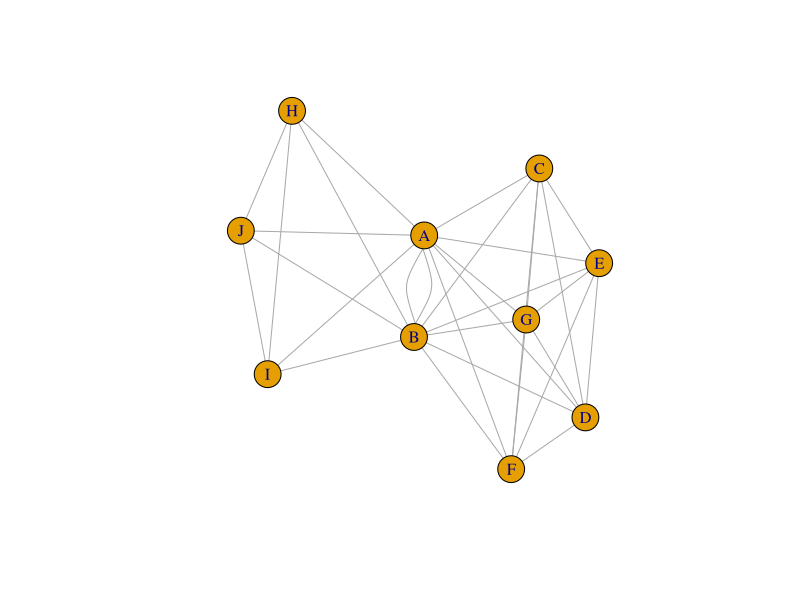

Generate this figure with R:
library(igraph)
# make a data frame of people and club membership
Person = as.data.frame((c("A", "B", "C", "D", "E", "F", "G", "H", "I", "J", "A", "B")))
Club = as.data.frame((c("X", "X", "X", "X", "X", "X", "X", "Y", "Y", "Y", "Y", "Y")))
ClubData = cbind(Person, Club)
colnames(ClubData) = c("Person", "Club")
UniquePerson = unique(Person)
colnames(UniquePerson) = "Person"

g <- make_empty_graph(directed = FALSE)
# add vertices using “for loop”
for (i in 1 : nrow(UniquePerson)) {
  g <- add_vertices(g, 1, name = as.character(UniquePerson$Person[i]))
}

# loop through each group
for (k in unique(ClubData$Club)){
  temp = ClubData[(ClubData$Club == k),]
  # combine each pair of agents to make an edge list
  Edgelist = as.data.frame(t(combn(temp$Person,2)))
  colnames(Edgelist) = c("P1", "P2")
  # loop through pairs of edges and add
  for (i in 1 : nrow(Edgelist)) {
    g <- add_edges(g, c(as.character(Edgelist$P1[i]),as.character(Edgelist$P2[i])))
  }}
plot(g)